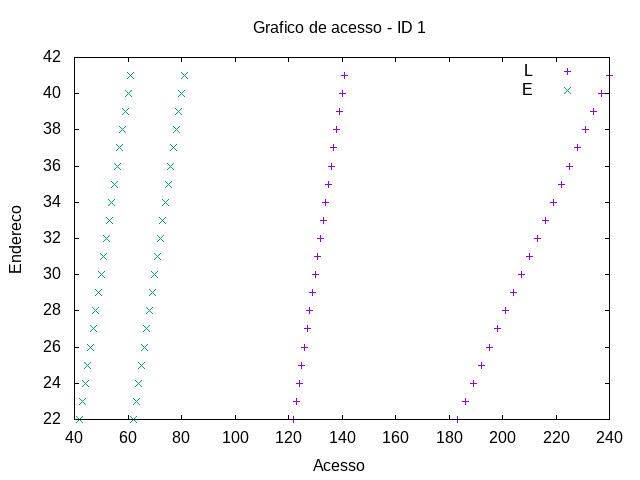

The script that saved this image:
set term png
set output "../out/mem/somadin/-acesso-1.png"
set title "Grafico de acesso - ID 1"
set xlabel "Acesso"
set ylabel "Endereco"
plot "../out/mem/somadin/-acesso-0-1.gpdat" u 2:4 w points t "L", "../out/mem/somadin/-acesso-1-1.gpdat" u 2:4 w points t "E"
